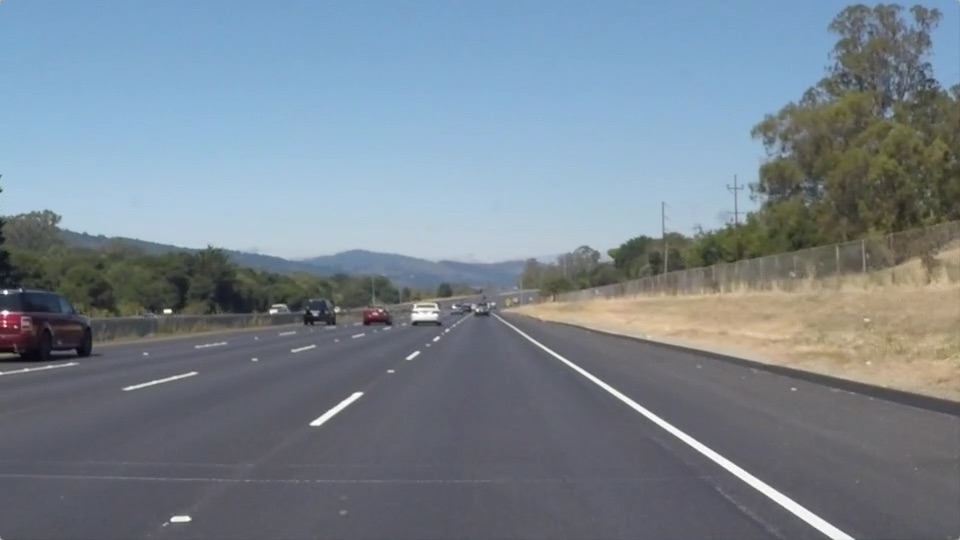
#> input picture test_images/solidWhiteRight.jpg, 960 x 540 px
$ python col_region.py
#> lines starting #> are read from the running program, lines starting #| are printed output that depends on the picture; after the words box and inside, x2 and y2 are one past the last pixel; in counts of white or black regions, pixels touching at a corner belong together
import matplotlib.pyplot as plt
import matplotlib.image as mpimg
import numpy as np

# Read in the image
image = mpimg.imread('../test_images/solidWhiteRight.jpg')
#> image is the input picture: shape (540, 960, 3); mean R, G, B 120.3, 132.6, 143.7

# Grab the x and y sizes and make two copies of the image
# With one copy we'll extract only the pixels that meet our selection,
# then we'll paint those pixels red in the original image to see our selection
# overlaid on the original.
ysize = image.shape[0]
#> ysize = 540
xsize = image.shape[1]
#> xsize = 960
color_select= np.copy(image)
line_image = np.copy(image)

# Define our color criteria
red_threshold = 200
green_threshold = 200
blue_threshold = 200
rgb_threshold = [red_threshold, green_threshold, blue_threshold]

# Define a triangle region of interest (Note: if you run this code,
# you'll find these are not sensible values!!
# But you'll get a chance to play with them soon in a quiz ;)
left_bottom = [0, 539]
right_bottom = [900, 300]
apex = [400, 0]

fit_left = np.polyfit((left_bottom[0], apex[0]), (left_bottom[1], apex[1]), 1)
fit_right = np.polyfit((right_bottom[0], apex[0]), (right_bottom[1], apex[1]), 1)
fit_bottom = np.polyfit((left_bottom[0], right_bottom[0]), (left_bottom[1], right_bottom[1]), 1)

# Perform a "bitwise or" to mask pixels below the threshold
color_thresholds = (image[:,:,0] < rgb_threshold[0]) | \
                    (image[:,:,1] < rgb_threshold[1]) | \
                    (image[:,:,2] < rgb_threshold[2])
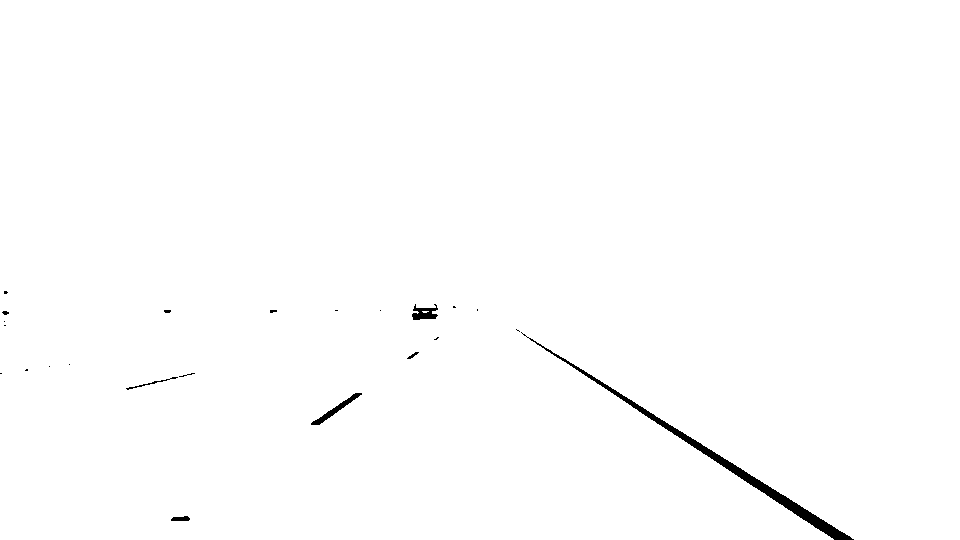
#> color_thresholds: shape (540, 960) bool; 99.4% white; 23 black regions (16 under 20 px), largest, box (x1, y1, x2, y2) and area: (521, 332, 854, 540) 2350, (311, 393, 362, 425) 291, (412, 304, 438, 320) 247

# Find the region inside the lines
XX, YY = np.meshgrid(np.arange(0, xsize), np.arange(0, ysize))
print (XX)
#> (printed output is left out)
print (YY)
#> (printed output is left out)
region_thresholds = (YY > (XX*fit_left[0] + fit_left[1])) & \
                    (YY > (XX*fit_right[0] + fit_right[1])) & \
                    (YY < (XX*fit_bottom[0] + fit_bottom[1]))
# Mask color selection
color_select[color_thresholds] = [0,0,0]
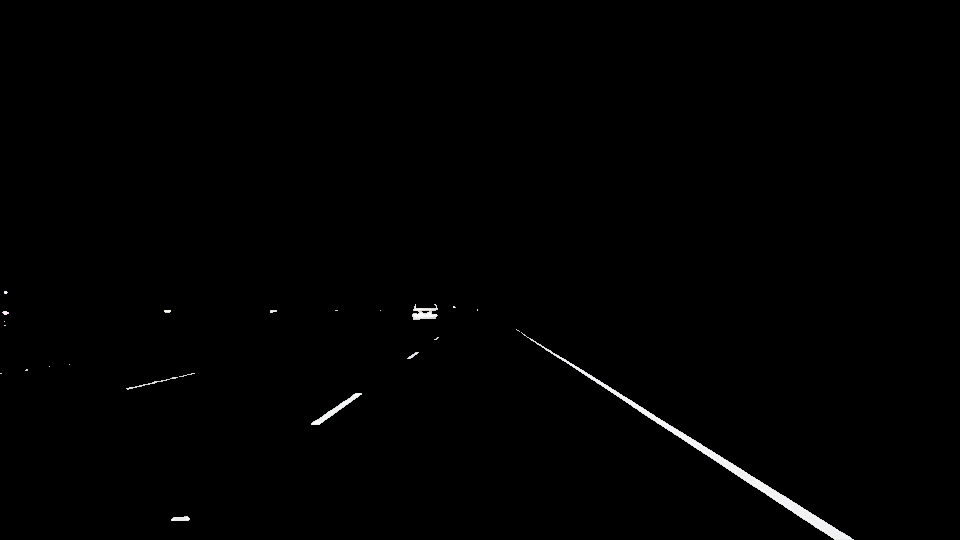
#> color_select: shape (540, 960, 3); mean R, G, B 1.5, 1.5, 1.5
# Find where image is both colored right and in the region
line_image[~color_thresholds & region_thresholds] = [255,0,0]
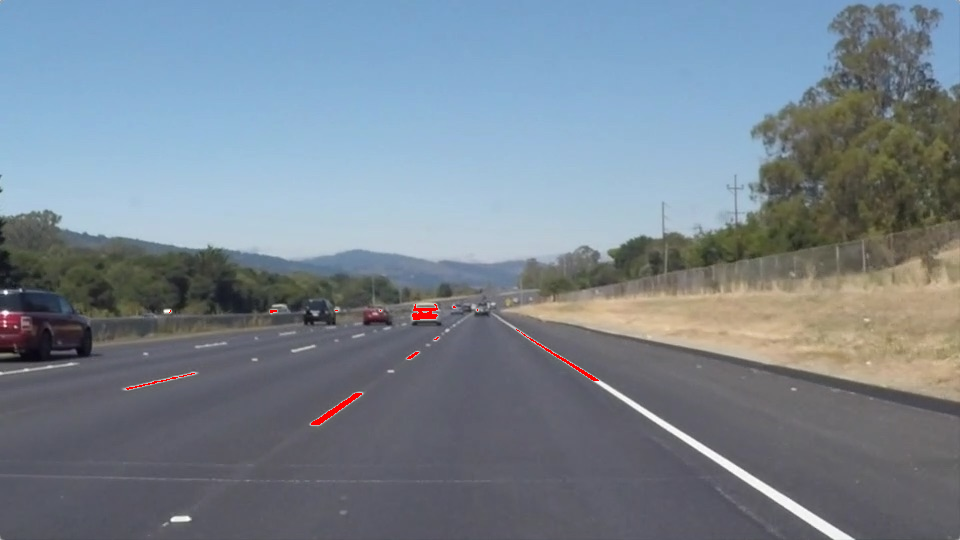
#> line_image: shape (540, 960, 3); 0.18% of pixels changed, all inside (x1, y1, x2, y2) = (126, 304, 599, 425)

# Display our two output images
plt.imshow(color_select)
plt.imshow(line_image)
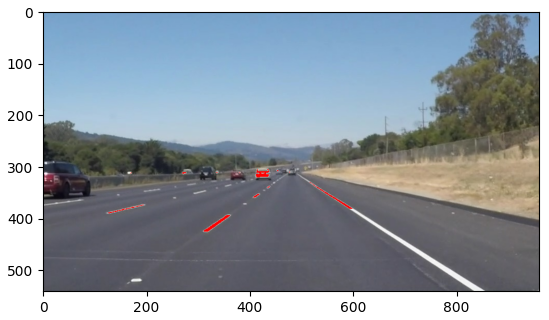
#> figure drawn by matplotlib, 1 panel

$ run again, with test_images/solidWhiteCurve.jpg copied over test_images/solidWhiteRight.jpg
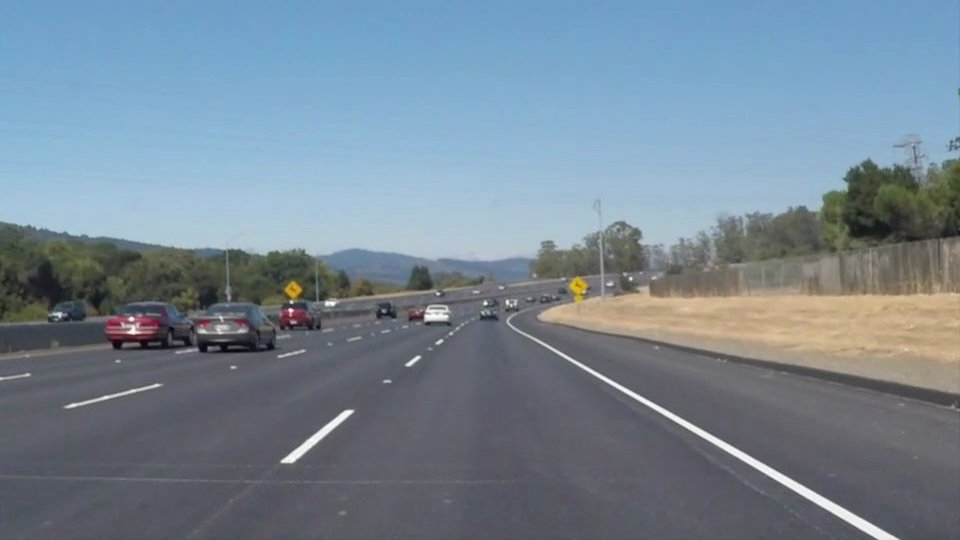
#> input picture test_images/solidWhiteCurve.jpg, 960 x 540 px
#> image is the input picture: shape (540, 960, 3); mean R, G, B 118.5, 134.5, 148.1
#> `color_thresholds = (image[:,:,0] < rgb_threshold[0]) | \ (image[:,:,1]..`:
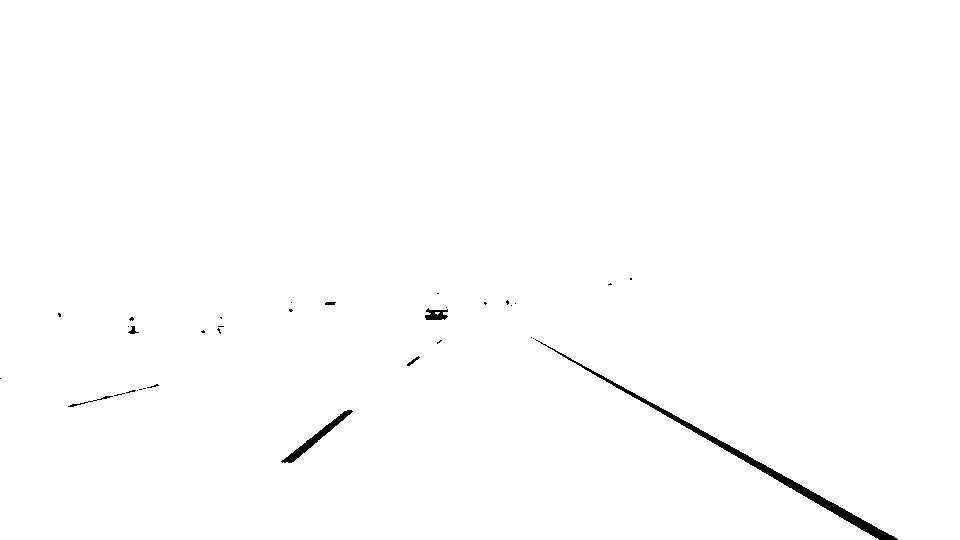
#> color_thresholds: shape (540, 960) bool; 99.4% white; 34 black regions (27 under 20 px), largest, box (x1, y1, x2, y2) and area: (535, 339, 898, 540) 2248, (281, 410, 353, 463) 560, (425, 308, 448, 320) 181
#> (printed output is left out)
#> (printed output is left out)
#> line_image: shape (540, 960, 3); 0.21% of pixels changed, all inside (x1, y1, x2, y2) = (105, 278, 632, 463)
#> `plt.imshow(line_image)`:
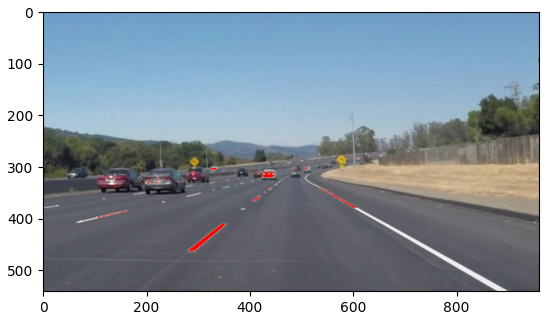
#> figure drawn by matplotlib, 1 panel

$ run again, with test_images/solidYellowCurve.jpg copied over test_images/solidWhiteRight.jpg
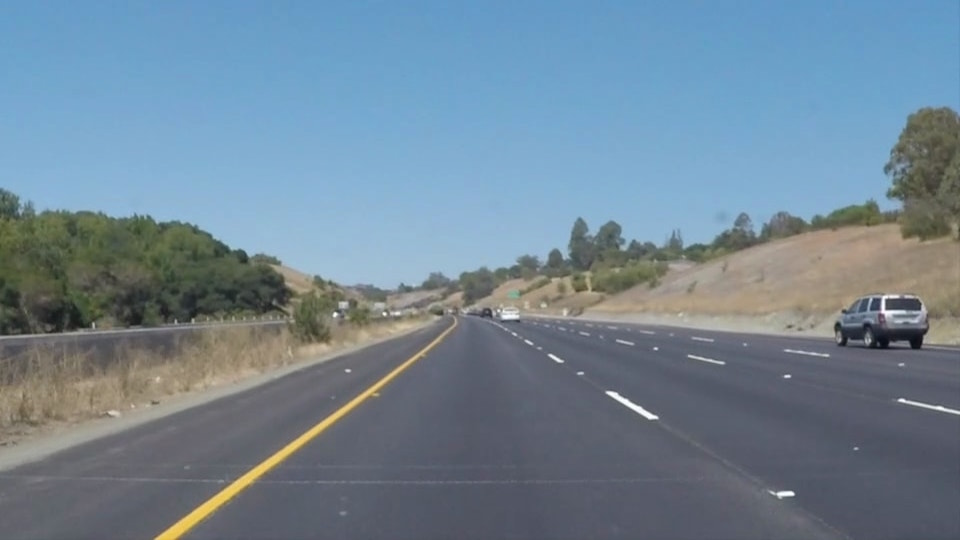
#> input picture test_images/solidYellowCurve.jpg, 960 x 540 px
#> image is the input picture: shape (540, 960, 3); mean R, G, B 113, 133.4, 149
#> `color_thresholds = (image[:,:,0] < rgb_threshold[0]) | \ (image[:,:,1]..`:
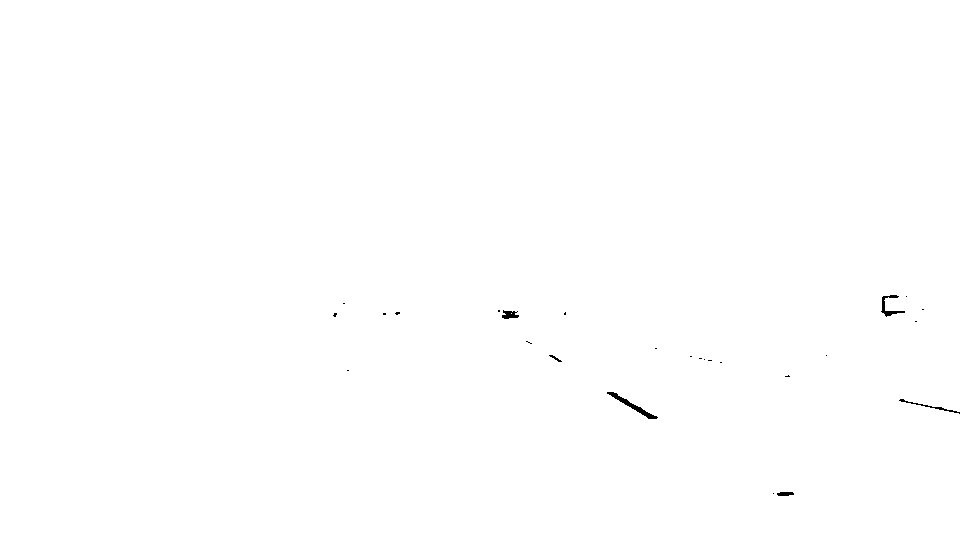
#> color_thresholds: shape (540, 960) bool; 99.9% white; 26 black regions (20 under 20 px), largest, box (x1, y1, x2, y2) and area: (607, 392, 658, 419) 245, (881, 295, 905, 317) 150, (899, 399, 960, 414) 105, (502, 310, 519, 319) 100, (777, 492, 794, 496) 58, (549, 355, 562, 362) 29
#> (printed output is left out)
#> (printed output is left out)
#> line_image: shape (540, 960, 3); 0.04% of pixels changed, all inside (x1, y1, x2, y2) = (333, 295, 895, 371)
#> `plt.imshow(line_image)`:
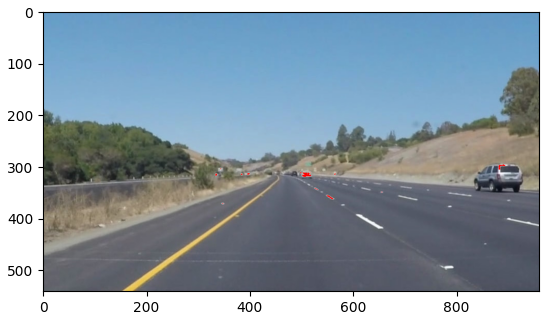
#> figure drawn by matplotlib, 1 panel

$ run again, with test_images/solidYellowCurve2.jpg copied over test_images/solidWhiteRight.jpg
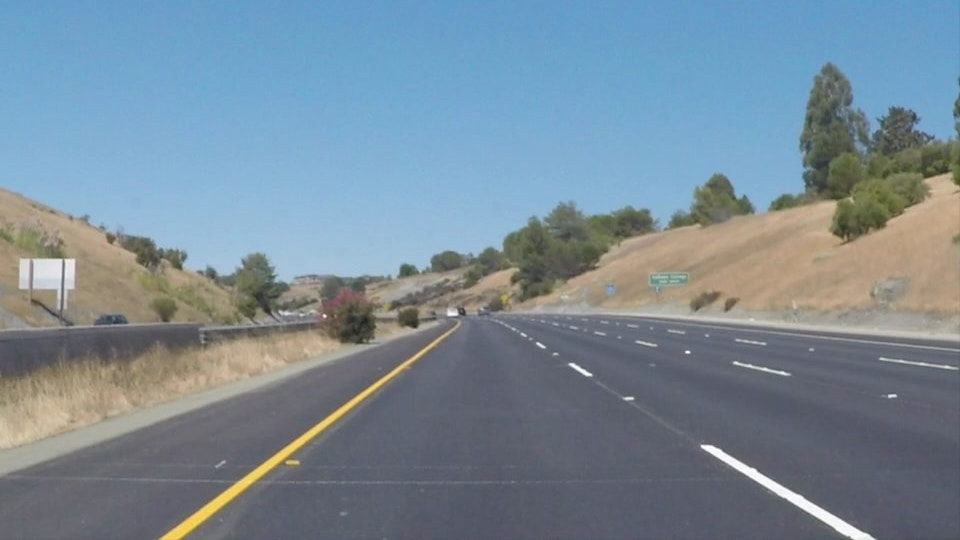
#> input picture test_images/solidYellowCurve2.jpg, 960 x 540 px
#> image is the input picture: shape (540, 960, 3); mean R, G, B 120.7, 138.6, 151.5
#> `color_thresholds = (image[:,:,0] < rgb_threshold[0]) | \ (image[:,:,1]..`:
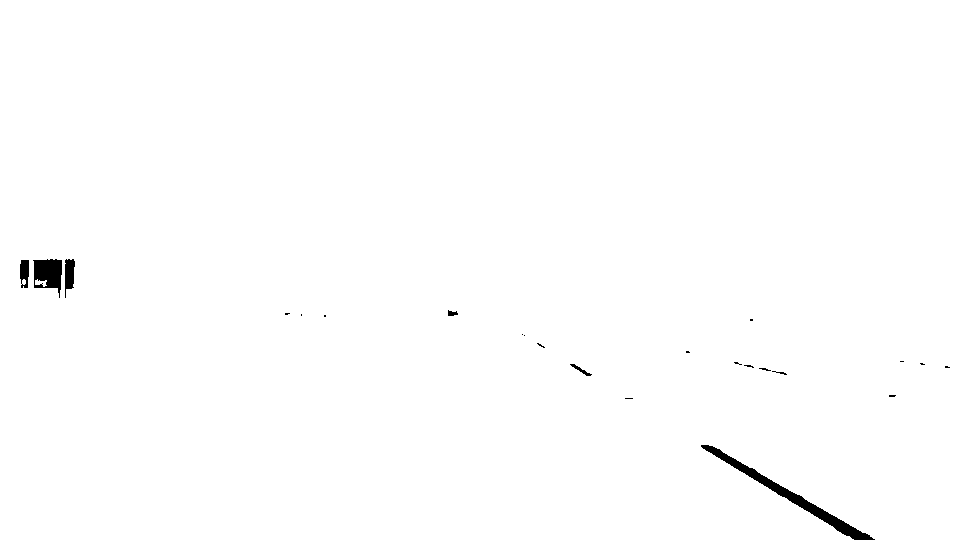
#> color_thresholds: shape (540, 960) bool; 99.4% white; 23 black regions (16 under 20 px), largest, box (x1, y1, x2, y2) and area: (701, 445, 875, 540) 1630, (33, 259, 62, 298) 740, (65, 259, 75, 298) 275
#> (printed output is left out)
#> (printed output is left out)
#> line_image: shape (540, 960, 3); 0.03% of pixels changed, all inside (x1, y1, x2, y2) = (285, 310, 753, 376)
#> `plt.imshow(line_image)`:
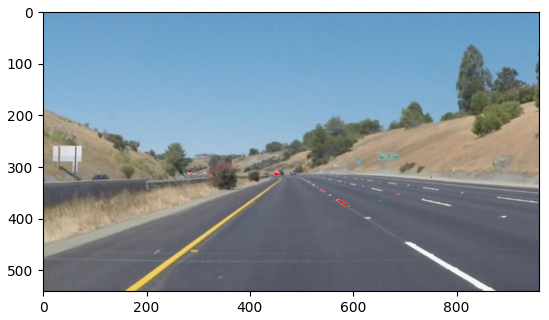
#> figure drawn by matplotlib, 1 panel
